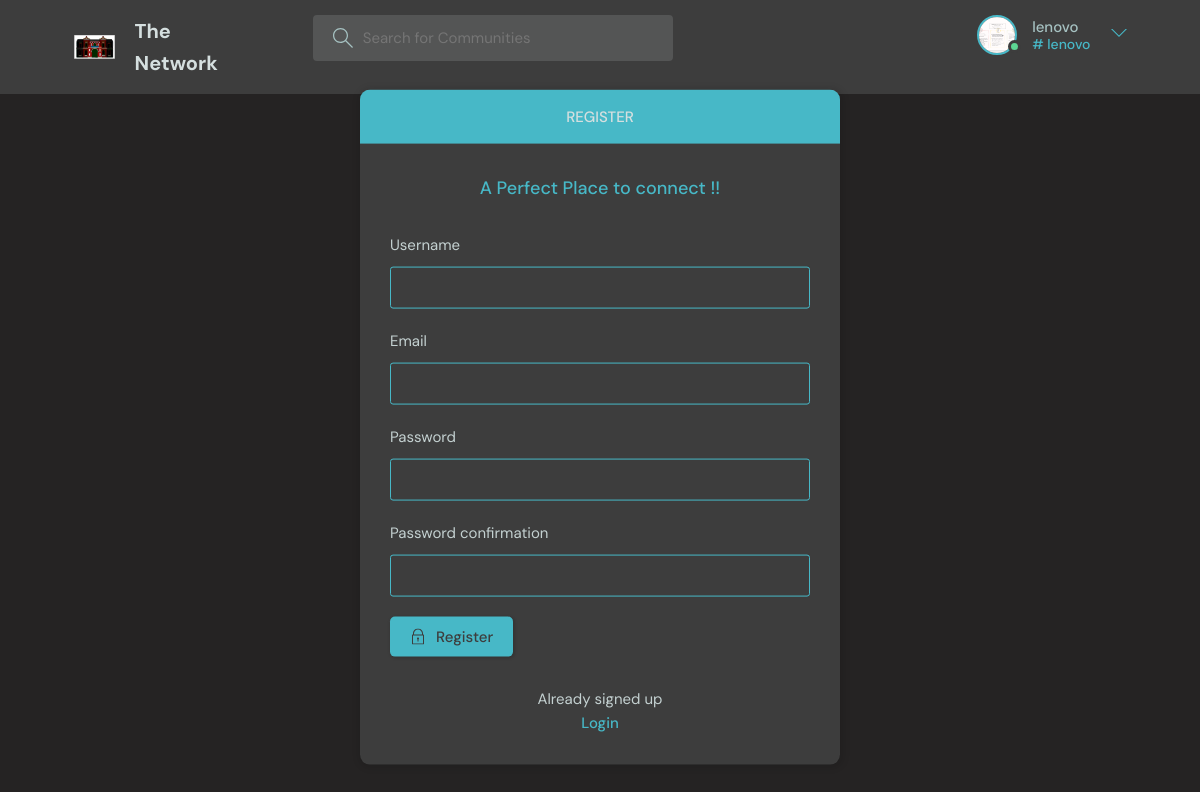
Screenshot of /register/ (signed in) with the database file from the repository.
### app1/models.py (models this page shows)
class User(AbstractUser):
    name=models.CharField(max_length=200,null=True)
    email=models.EmailField(unique=True,null=True)
    bio=models.TextField(null=True)
    year=models.CharField(max_length=200,default="none",choices=[
      ('First','First'),
      ('Second','Second'),
      ('Third','Third'),
      ('Fourth','Fourth'),
   ])
    branch=models.CharField(max_length=200,default="none",choices=[
      ('CSE','CSE'),
      ('ISE','ISE'),
      ('AI-ML','AI-ML'),
      ('ECE','ECE'),
      ('EEE','EEE'),
      ('MECHE','MECH'),
   ])
    interests=models.CharField(max_length=50,null=True,default="none")
    avatar = models.FileField(null=True,default="none")

### app1/views.py (the view)
# urls.py: path('register/', views.register, name='register'),
def register(request):
    if request.method == 'POST':
        form = MyUserCreationForm(request.POST)
        if form.is_valid():
            form.save()
            username = form.cleaned_data.get('username')
            messages.success(request, f'Account created for {username}!')
            return redirect('/login/')  # Redirect to login page after successful registration
    else:
        form = MyUserCreationForm()
    return render(request, 'login.html', {'form': form})

### app1/forms.py
class MyUserCreationForm(UserCreationForm):
    class Meta:
        model = User
        fields = [ 'username', 'email', 'password1', 'password2']

### app1/templates/login.html (shortened to what this page needs)
{% extends 'base.html' %} {% block start %}
<main class="auth layout">
  {% if page == 'login' %}
  <div class="container">
    <div class="layout__box">
      <div class="layout__boxHeader">
        <div class="layout__boxTitle">
          <h3>Login</h3>
        </div>
      </div>
      <div class="layout__body">
        <h2 class="auth__tagline">A perfect place to connect !!</h2>
        <form class="form" action="" method="POST">
          {% csrf_token %}
          <div class="form__group form__group">
            <label for="room_name">Username</label>
            <input
              id="username"
              name="username"
              type="text"
              placeholder="e.g. DPV"
            />
          </div>
          <div class="form__group">
            <label for="password">Password</label>
            <input
              id="password"
              name="password"
              type="password"
              placeholder="&bull;&bull;&bull;&bull;&bull;&bull;&bull;&bull;"
            />
          </div>
          <button class="btn btn--main" type="submit">
            <svg
              version="1.1"
              xmlns="http://www.w3.org/2000/svg"
              width="32"
              height="32"
              viewBox="0 0 32 32"
            >
              <title>lock</title>
              <path
                d="M27 12h-1v-2c0-5.514-4.486-10-10-10s-10 4.486-10 10v2h-1c-0.553 0-1 0.447-1 1v18c0 0.553 0.447 1 1 1h22c0.553 0 1-0.447 1-1v-18c0-0.553-0.447-1-1-1zM8 10c0-4.411 3.589-8 8-8s8 3.589 8 8v2h-16v-2zM26 30h-20v-16h20v16z"
              ></path>
              <path
                d="M15 21.694v4.306h2v-4.306c0.587-0.348 1-0.961 1-1.694 0-1.105-0.895-2-2-2s-2 0.895-2 2c0 0.732 0.413 1.345 1 1.694z"
              ></path>
            </svg>
            Login
          </button>
        </form>
        <div class="auth__action">
          <p>Haven't signed up yet?</p>
          <a href="{% url 'register' %}" class="btn btn--link">Sign Up</a>
        </div>
      </div>
    </div>
  </div>
  {% else %}
  <div class="container">
    <div class="layout__box">
      <div class="layout__boxHeader">
        <div class="layout__boxTitle">
          <h3>Register</h3>
        </div>
      </div>
      <div class="layout__body">
        <h2 class="auth__tagline">A Perfect Place to connect !!</h2>
        <form class="form" action="" method="POST">
          {% csrf_token %} {% for field in form %}
          <div class="form__group form__group">
            <label for="room_name">{{field.label}}</label>
            {{field}}
          </div>
          {% endfor %}
          <button class="btn btn--main" type="submit">
            Register
          </button>
        </form>
        <div class="auth__action">
          <p>Already signed up</p>
          <a href="{% url 'login' %}" class="btn btn--link">Login</a>
        </div>
      </div>
    </div>
  </div>
  {% endif %}
</main>
{% endblock %}

### app1/templates/navbar.html (shortened to what this page needs)
{% load static %}
<div>
  <header class="header header--loggedIn">
    <div class="container">
      <a href="{% url 'home' %}" class="header__logo">
        <h1>The Network</h1>
      </a>
      <form class="header__search" method="GET" action="{% url 'home' %}">
        <label>
          <input name="q" placeholder="Search for Communities" />
        </label>
      </form>
      <nav class="header__menu">
        {% if request.user.is_authenticated %}
        <div class="header__user">
          <a href="{% url 'userupdate' %}">
            <div class="avatar avatar--medium active">
              <img src="{{request.user.avatar.url}}" />
            </div>
            <p>
              {{request.user.username}} <span># {{request.user.username}}</span>
            </p>
          </a>
          <button class="dropdown-button">
            <svg
              version="1.1"
              xmlns="http://www.w3.org/2000/svg"
              width="32"
              height="32"
              viewBox="0 0 32 32"
            >
              <title>chevron-down</title>
              <path d="M16 21l-13-13h-3l16 16 16-16h-3l-13 13z"></path>
            </svg>
          </button>
        </div>
        {% else %}
        <a href="{% url 'login' %}">
          <img src="{% static 'images/avatar.svg' %}" />
          <p>Login</p>
        </a>
        {% endif %}
      </nav>
    </div>
  </header>
</div>

### rows the page displays
User: user.avatar (picture), user.username "lenovo"

### other values shown
{{ field.label }} "Username" "Email" "Password" "Password confirmation"
